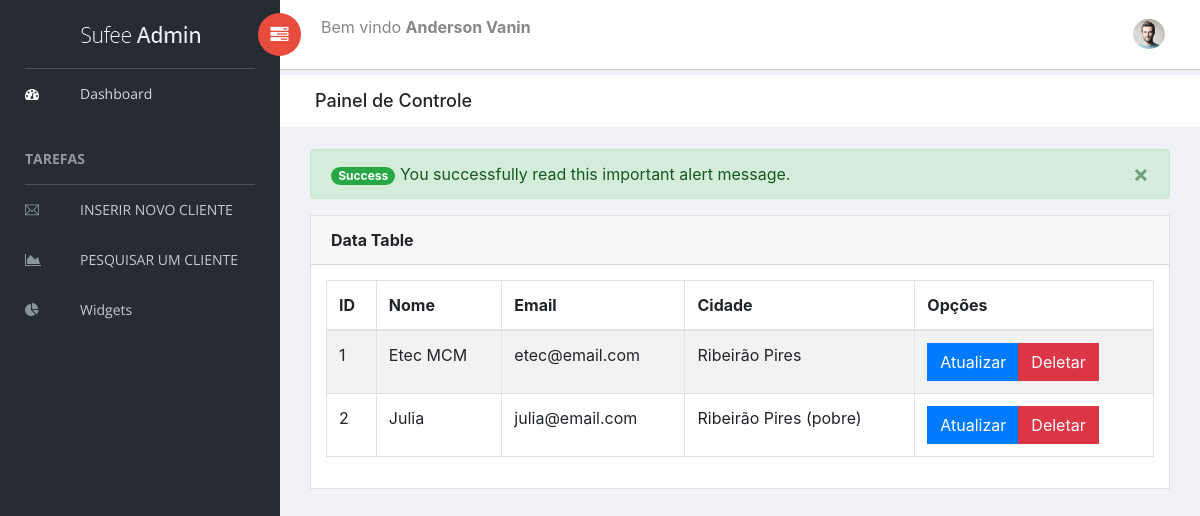
Screenshot of /painel/index.php (signed in) with the database file from the repository.
### tables this page shows
CREATE TABLE `icadastro` (
  `id_cliente` int(11) NOT NULL,
  `nome_cliente` varchar(255) NOT NULL,
  `email_cliente` varchar(255) NOT NULL,
  `cidade` varchar(255) NOT NULL
);

### painel/index.php (the view, shortened to what this page needs)
<?php
    require('conecta.php');
    include_once('cabecalho.php')
?>
        <div class="content mt-3">
            <div class="col-sm-12">
                <div class="alert  alert-success alert-dismissible fade show" role="alert">
                    <span class="badge badge-pill badge-success">Success</span> You successfully read this important alert message.
                    <button type="button" class="close" data-dismiss="alert" aria-label="Close">
                        <span aria-hidden="true">&times;</span>
                    </button>
                </div>
            </div>
            <div class="col-sm-12">
                <div class="card">
                    <div class="card-header">
                        <strong class="card-title">Data Table</strong>
                    </div>
                    <div class="card-body">
                        <table id="bootstrap-data-table-export" class="table table-striped table-bordered">
                            <thead>
                                <tr>
                                    <th>ID</th>
                                    <th>Nome</th>
                                    <th>Email</th>
                                    <th>Cidade</th>
                                    <th>Opções</th>
                                </tr>
                            </thead>
                            <tbody>
                                <?php
                                    $sql = "SELECT * FROM icadastro";
                                    $consulta = $conexao->query($sql);
                                    while($linha = $consulta->fetch_assoc()){
                                        echo "<tr>";
                                        echo "<td>".$linha['id_cliente']."</td>";
                                        echo "<td>".$linha['nome_cliente']."</td>";
                                        echo "<td>".$linha['email_cliente']."</td>";
                                        echo "<td>".$linha['cidade']."</td>";
                                        echo "  <td>
                                        <div class='btn-group' role='group' aria-label='Basic mixed styles example'>
                                            <button type='button' class='btn btn-primary'>Atualizar</button>
                                            <button type='button' class='btn btn-danger'>Deletar</button>
                                        </div>
                                      </td>";
                                        echo "</tr>";
                                    }
                                ?>
                            </tbody>
                        </table>
                    </div>
                </div>
            </div>
        </div>
    </div>
</body>
</html>

### painel/cabecalho.php (shortened to what this page needs)
<!doctype html>
<html class="no-js" lang="en">
<head>
    <link rel="stylesheet" href="vendors/bootstrap/dist/css/bootstrap.min.css">
    <link rel="stylesheet" href="vendors/font-awesome/css/font-awesome.min.css">
    <link rel="stylesheet" href="vendors/themify-icons/css/themify-icons.css">
    <link rel="stylesheet" href="assets/css/style.css">
</head>
<body>
    <aside id="left-panel" class="left-panel">
        <nav class="navbar navbar-expand-sm navbar-default">
            <div class="navbar-header">
                <a class="navbar-brand" href="./"><img src="images/logo.png" alt="Logo"></a>
            </div>
            <div id="main-menu" class="main-menu collapse navbar-collapse">
                <ul class="nav navbar-nav">
                    <li class="active">
                        <a href="index.php"> <i class="menu-icon fa fa-dashboard"></i>Dashboard </a>
                    </li>
                    <h3 class="menu-title">Tarefas</h3>
                    <li>
                        <a href="form_insere.php"> <i class="menu-icon ti-email"></i>INSERIR NOVO CLIENTE</a>
                    </li>
                    <li>
                        <a href="#"> <i class="menu-icon fa fa-area-chart"></i>PESQUISAR UM CLIENTE</a>
                    </li>
                    <li>
                        <a href="#"> <i class="menu-icon fa fa-pie-chart"></i>Widgets</a>
                    </li>
                </ul>
            </div>
        </nav>
    </aside>
    <div id="right-panel" class="right-panel">
        <header id="header" class="header">
            <div class="header-menu">
                <div class="col-sm-7">
                    <a id="menuToggle" class="menutoggle pull-left"><i class="fa fa fa-tasks"></i></a>
                    <div class="header-left">
                        <p>Bem vindo <b><?php echo $_SESSION['nome']; ?></b></p>
                    </div>
                </div>
                <div class="col-sm-5">
                    <div class="user-area dropdown float-right">
                        <a href="#" class="dropdown-toggle" data-toggle="dropdown" aria-haspopup="true" aria-expanded="false">
                            <img class="user-avatar rounded-circle" src="images/admin.jpg" alt="User Avatar">
                        </a>
                    </div>
                </div>
            </div>
        </header>
        <div class="breadcrumbs">
            <div class="col-sm-4">
                <div class="page-header float-left">
                    <div class="page-title">
                        <h1>Painel de Controle</h1>
                    </div>
                </div>
            </div>
        </div>

### rows the page displays
icadastro: id_cliente "1", nome_cliente "Etec MCM", email_cliente "etec@email.com", cidade "Ribeirão Pires"
icadastro: id_cliente "2", nome_cliente "Julia", email_cliente "julia@email.com", cidade "Ribeirão Pires (pobre)"

### other values shown
$_SESSION['nome'] "Anderson Vanin"
